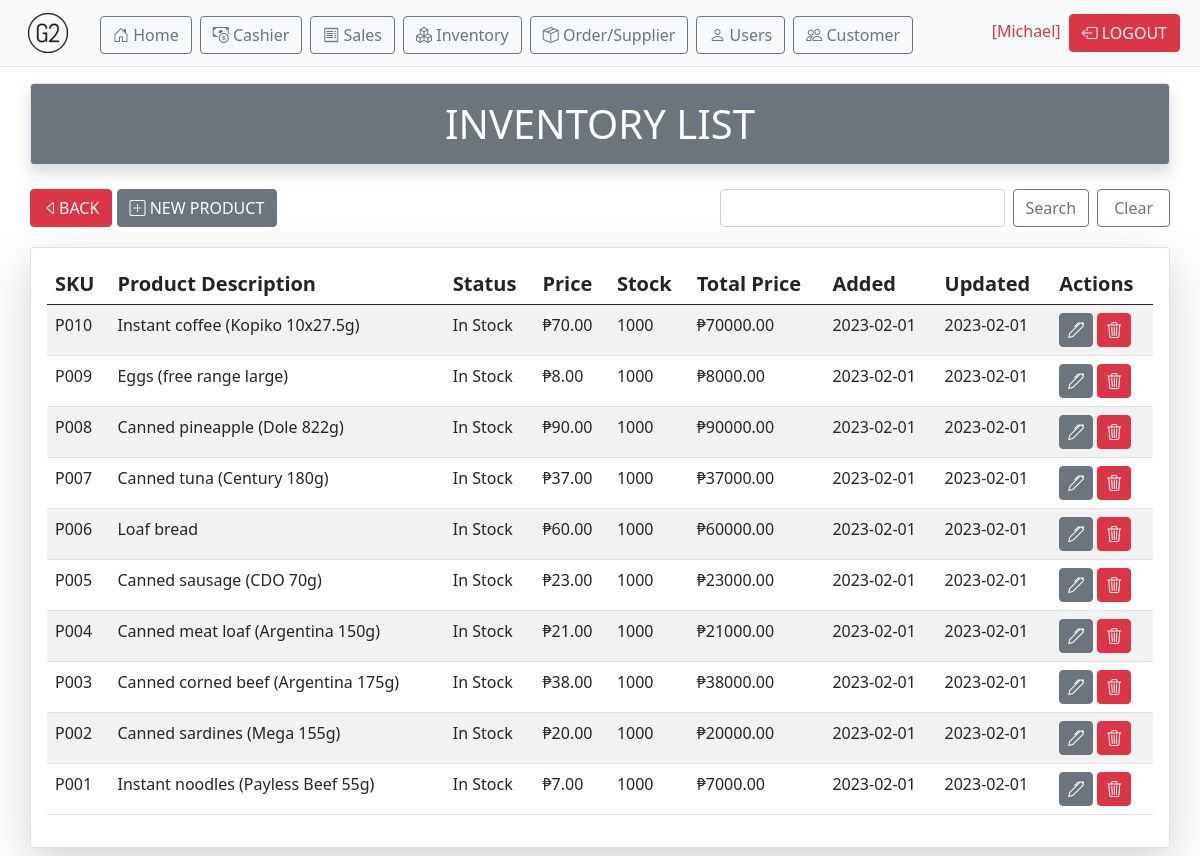
/inventory_result.php (signed in), run on the app's committed database.
### tables this page shows
CREATE TABLE `store_prod_inventory` (
  `prod_id` int(11) NOT NULL,
  `prod_sku` varchar(15) NOT NULL,
  `prod_desc` varchar(150) NOT NULL,
  `prod_status` varchar(15) NOT NULL,
  `prod_price` decimal(7,2) NOT NULL,
  `prod_quant` int(11) NOT NULL,
  `prod_total_amount` decimal(7,2) NOT NULL,
  `prod_date_added` timestamp NOT NULL DEFAULT current_timestamp() ON UPDATE current_timestamp(),
  `prod_date_updated` timestamp NOT NULL DEFAULT current_timestamp()
);

### inventory_result.php (the view, shortened to what this page needs)
<?php
$con = connection();
$search1 = $_GET['search1'];
$sql = "SELECT * FROM store_prod_inventory WHERE prod_sku LIKE '%$search1%' || prod_desc LIKE '%$search1%' || prod_status LIKE '%$search1%' || prod_price LIKE '%$search1%' || prod_quant LIKE '%$search1%' ORDER BY prod_id DESC";
$table = $con->query($sql) or die ($con->error);
$row = $table->fetch_assoc();
?>
<!DOCTYPE html>
<html lang="en">
<head>
	<link rel="stylesheet" href="css/bootstrap.min.css">
	<link rel="stylesheet" href="https://cdn.jsdelivr.net/npm/bootstrap-icons@1.10.2/font/bootstrap-icons.css">
</head>
<body>
	<?php include 'navbar.php' ?>
	<div class="container text-center mt-3 mb-4 p-3 border shadow bg-secondary text-white rounded h1">INVENTORY LIST</div>
	<div class="container mb-3 p-0">
		<form class="d-flex" action="inventory_result.php" method="GET">
			<div class="pe-2">
				<a class="btn btn-danger text-decoration-none text-white mb-1" href="products.php"><i class='bi bi-caret-left'></i>BACK</a>
				<a class="btn btn-secondary text-decoration-none text-white mb-1" href="add.php"><i class='bi bi-plus-square'></i> NEW PRODUCT</a>
			</div>
			<input class="w-25 ms-auto form-control me-2 mb-1" type="text" name="search1" id="search1">
			<button class="btn btn-outline-secondary me-2 mb-1" type="sumbit" name="query">Search</button>
			<a class="btn btn-outline-secondary pe-3 ps-3 mb-1" href="inventory.php">Clear</a>
		</form>
	</div>
<div class="container my-2 border shadow-lg p-3 bg-body rounded table-responsive">
		<div class="row">
			<div class="col">
				<table class="table table-striped table-hover">
					<thead class="h5">
						<tr>
							<th>SKU</th>
							<th>Product Description</th>
							<th>Status</th>
							<th>Price</th>
							<th>Stock</th>
							<th>Total Price</th>
							<th>Added</th>
							<th>Updated</th>
							<th>Actions</th>
						</tr>
					</thead>
					<tbody>
						<?php do{ ?>
						<tr>
							<td><?php echo $row['prod_sku']; ?></td>
							<td><?php echo $row['prod_desc']; ?></td>
							<td><?php echo $row['prod_status']; ?></td>
							<td><?php echo "₱" . $row['prod_price']; ?></td>
							<td><?php echo $row['prod_quant']; ?></td>
							<td><?php echo "₱" . $row['prod_total_amount']; ?></td>
							<td>
								<?php
									$orgDate = $row['prod_date_added'];
									$newDate = date("Y-m-d", strtotime($orgDate));
									echo $newDate;
								?>
							</td>
							<td>
								<?php
									$orgDate = $row['prod_date_updated'];
									$newDate = date("Y-m-d", strtotime($orgDate));
									echo $newDate;
								?>
							</td>
							<td>
								<div class="">
									<a class="btn btn-secondary p-1 pe-2 ps-2" href="edit.php?ID=<?php echo $row['prod_id']; ?>" name="edit"><i class='bi bi-pen'></i></a>
									<button type="button" class="btn btn-danger p-1 pe-2 ps-2" data-bs-toggle="modal" data-bs-target="#exampleModal"><i class='bi bi-trash3'></i>
									</button>
								</div>
							</td>
						</tr>
						<?php }while($row = $table->fetch_assoc()); ?>
					</tbody>
				</table>
			</div>
		</div>
	</div>
</body>
</html>

### data on the page
store_prod_inventory: prod_sku "P010", prod_desc "Instant coffee (Kopiko 10x27.5g)", prod_status "In Stock", prod_price "70.00", prod_quant "1000", prod_total_amount "70000.00", prod_date_added "2023-02-01", prod_date_updated "2023-02-01"
store_prod_inventory: prod_sku "P009", prod_desc "Eggs (free range large)", prod_status "In Stock", prod_price "8.00", prod_quant "1000", prod_total_amount "8000.00", prod_date_added "2023-02-01", prod_date_updated "2023-02-01"
store_prod_inventory: prod_sku "P008", prod_desc "Canned pineapple (Dole 822g)", prod_status "In Stock", prod_price "90.00", prod_quant "1000", prod_total_amount "90000.00", prod_date_added "2023-02-01", prod_date_updated "2023-02-01"
store_prod_inventory: prod_sku "P007", prod_desc "Canned tuna (Century 180g)", prod_status "In Stock", prod_price "37.00", prod_quant "1000", prod_total_amount "37000.00", prod_date_added "2023-02-01", prod_date_updated "2023-02-01"
store_prod_inventory: prod_sku "P006", prod_desc "Loaf bread", prod_status "In Stock", prod_price "60.00", prod_quant "1000", prod_total_amount "60000.00", prod_date_added "2023-02-01", prod_date_updated "2023-02-01"
store_prod_inventory: prod_sku "P005", prod_desc "Canned sausage (CDO 70g)", prod_status "In Stock", prod_price "23.00", prod_quant "1000", prod_total_amount "23000.00", prod_date_added "2023-02-01", prod_date_updated "2023-02-01"
store_prod_inventory: prod_sku "P004", prod_desc "Canned meat loaf (Argentina 150g)", prod_status "In Stock", prod_price "21.00", prod_quant "1000", prod_total_amount "21000.00", prod_date_added "2023-02-01", prod_date_updated "2023-02-01"
store_prod_inventory: prod_sku "P003", prod_desc "Canned corned beef (Argentina 175g)", prod_status "In Stock", prod_price "38.00", prod_quant "1000", prod_total_amount "38000.00", prod_date_added "2023-02-01", prod_date_updated "2023-02-01"
store_prod_inventory: prod_sku "P002", prod_desc "Canned sardines (Mega 155g)", prod_status "In Stock", prod_price "20.00", prod_quant "1000", prod_total_amount "20000.00", prod_date_added "2023-02-01", prod_date_updated "2023-02-01"
store_prod_inventory: prod_sku "P001", prod_desc "Instant noodles (Payless Beef 55g)", prod_status "In Stock", prod_price "7.00", prod_quant "1000", prod_total_amount "7000.00", prod_date_added "2023-02-01", prod_date_updated "2023-02-01"

### other printed values
$_SESSION['UserLogin'] "Michael"
